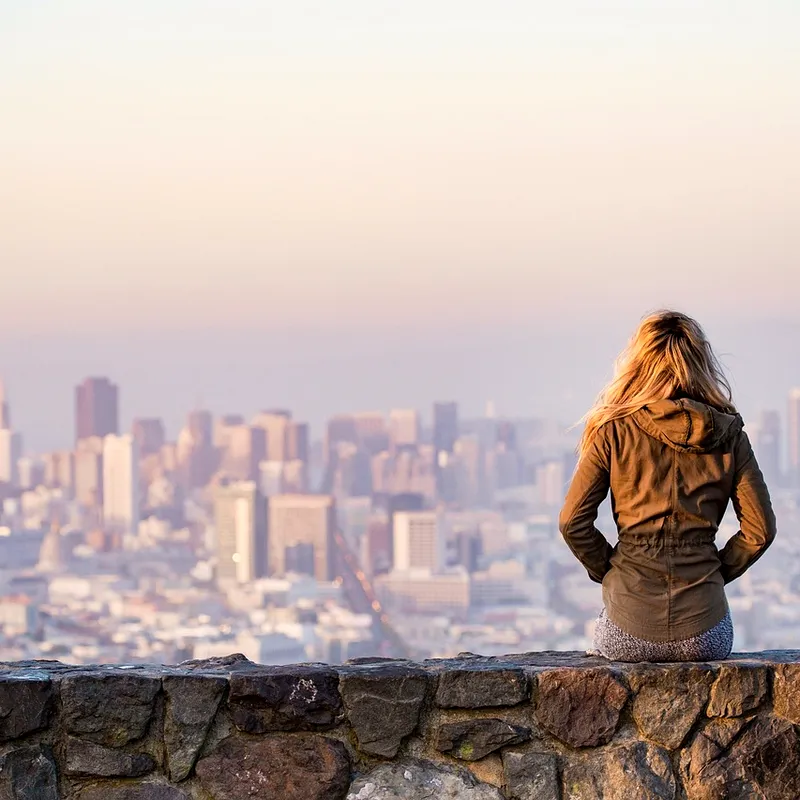
#> input picture photos/n-area.webp, 800 x 800 px
$ python -i photos.py   (imports and definitions only)
#> lines starting #> are read from the running program, lines starting #| are printed output that depends on the picture
#> further down, picture is the input picture: PIL image 800x800 RGB; mean R, G, B 189.3, 173.6, 169.1
"""Photos for Cards from Pixabay (Pixabay Content License). Gentle by design: one search per word, cached for good,
about one request every 1.5 s, thumbnails are 150 px, and only the chosen photo is downloaded in full.

  photos.py scan            search every word of the decks (resumable), pick a default candidate, fetch its thumbnail
  photos.py review [N]      contact sheets of the default picks (40 words each) -> tools/photo-cache/review-NN.png
  photos.py alts word ...   sheet with all candidates of the given words (numbers 1-8)
  photos.py set word=N ...  choose candidate N for a word; N=0 means no photo
  photos.py fetch           download the chosen photos in full, crop to a square, grade, save photos/<pos>-<word>.webp
  photos.py index           write photos.js (key -> author, page, source) from sources.tsv and the files in photos/

Key: PIXABAY_KEY in tools/.keys (gitignored). Overrides of the search term: tools/pilot.tsv (pos, word, query).
Run: ~/.venv/bin/uv run --quiet --no-project --with pillow python tools/photos.py ...
"""
import io, json, os, re, sys, time, urllib.parse, urllib.request
from PIL import Image, ImageDraw, ImageEnhance, ImageFont

HERE = os.path.dirname(os.path.abspath(__file__))
ROOT = os.path.dirname(HERE)
PHOTOS = os.path.join(ROOT, 'photos')
CACHE = os.path.join(HERE, 'photo-cache')            # search results + thumbnails (gitignored)
SOURCES = os.path.join(HERE, 'sources.tsv')
PICKS = os.path.join(HERE, 'photo-picks.json')       # {"n-dog": 1, ...}
SIZE = 800                                           # px, square; the card shows it at most ~450 css px
PAUSE = 1.5                                          # seconds between requests to Pixabay
CELL, COLS, ROWS = 160, 8, 5

# [5 lines left out: function key, not called in this run]

def slug(word):
    return re.sub(r'\W+', '-', word)

# [24 lines left out: functions words, overrides, get, not called in this run]

def picks():
    return json.load(open(PICKS)) if os.path.exists(PICKS) else {}

def save_picks(p):
    json.dump(p, open(PICKS, 'w'), indent=0, sort_keys=True)

def cand_path(pos, word):
    return os.path.join(CACHE, 'c', f'{pos}-{slug(word)}.json')

def thumb_path(hit):
    return os.path.join(CACHE, 't', f'{hit["id"]}.jpg')

# [102 lines left out: functions search, default_pick, thumb, scan, label_font, review and 2 more, not called in this run]

BAN = {3790033}      # never use (job-interview handshake: the user found it very bad for "employer")

# [49 lines left out: functions dedupe, recover, not called in this run]

def grade(im):
    """One look for every photo: a touch of contrast and warmth, slightly lifted colour."""
    im = ImageEnhance.Contrast(im).enhance(1.06)
    im = ImageEnhance.Color(im).enhance(1.08)
    r, g, b = im.split()
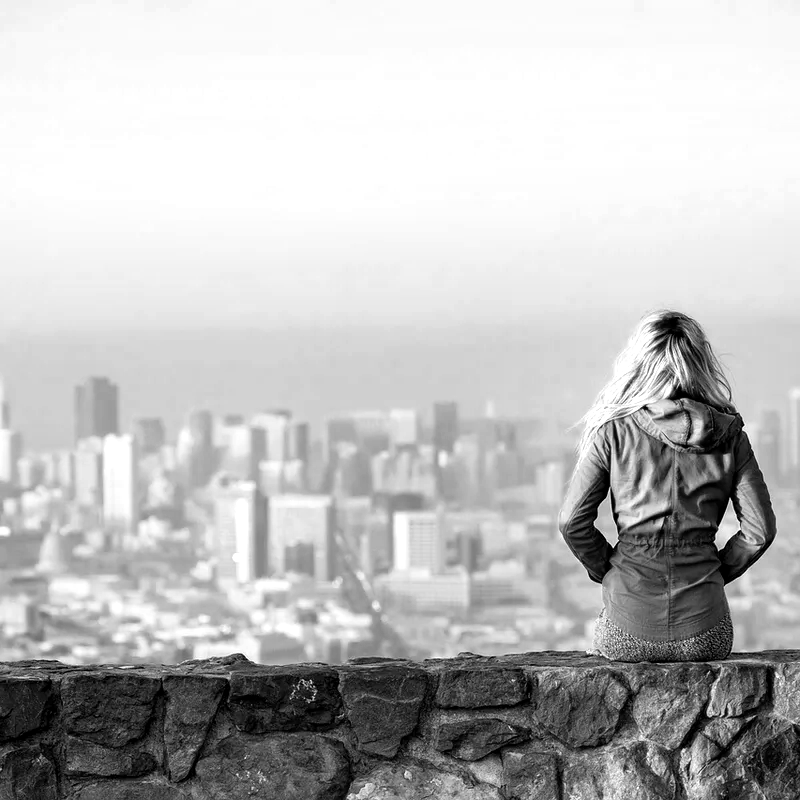
#> r: PIL image 800x800 L; min 0, max 255, mean 190
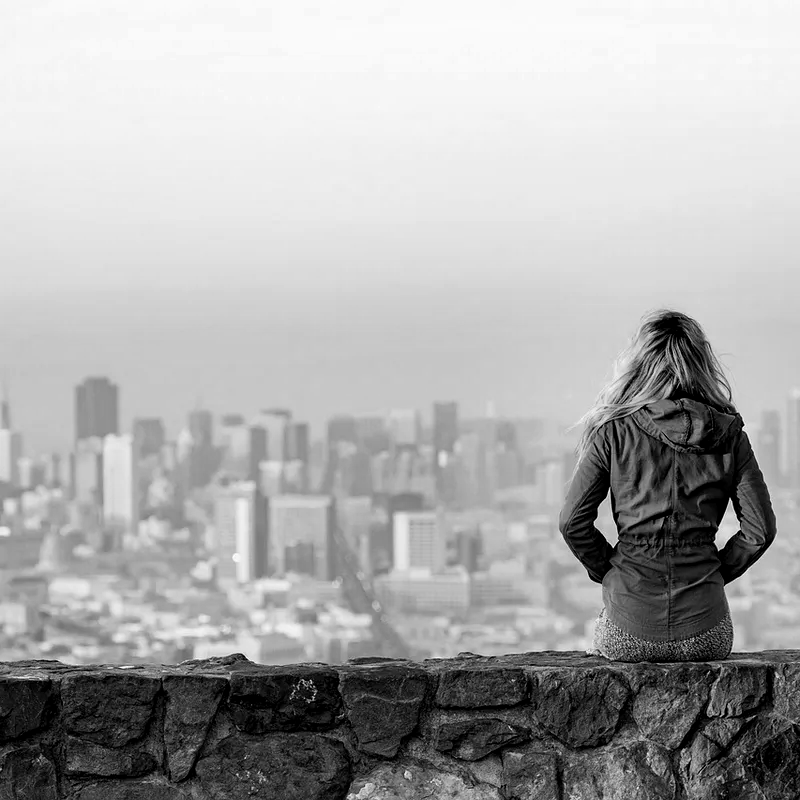
#> g: PIL image 800x800 L; min 0, max 255, mean 172
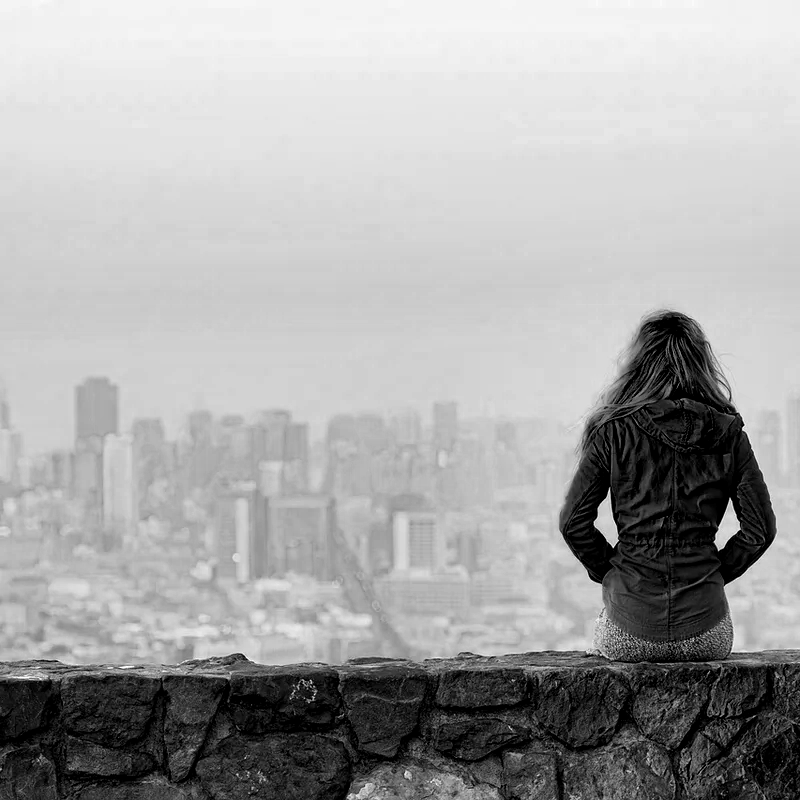
#> b: PIL image 800x800 L; min 0, max 255, mean 167.1
    return Image.merge('RGB', (r.point(lambda v: min(255, int(v * 1.03))), g, b.point(lambda v: int(v * 0.97))))

# [45 lines left out: functions read_sources, fetch, index, not called in this run]

# [26 lines not run here, left out]

>>> from PIL import Image
>>> picture = Image.open('../photos/n-area.webp')
>>> result = grade(picture)

$ run again, on photos/n-customer.webp
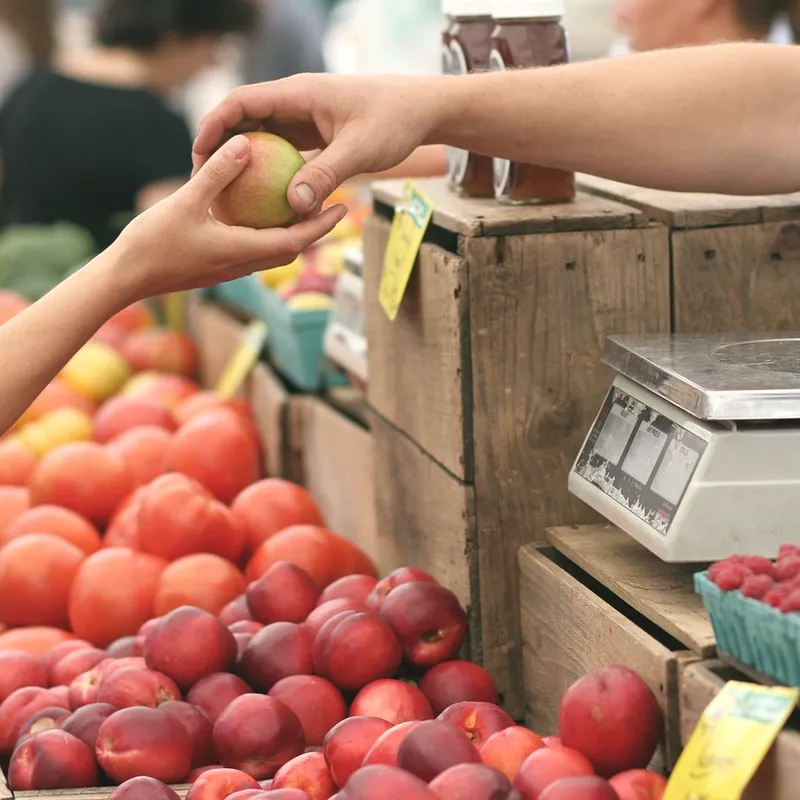
#> input picture photos/n-customer.webp, 800 x 800 px
#> picture is the input picture: PIL image 800x800 RGB; mean R, G, B 166.8, 121.8, 102
#> in grade, `r, g, b = im.split()`:
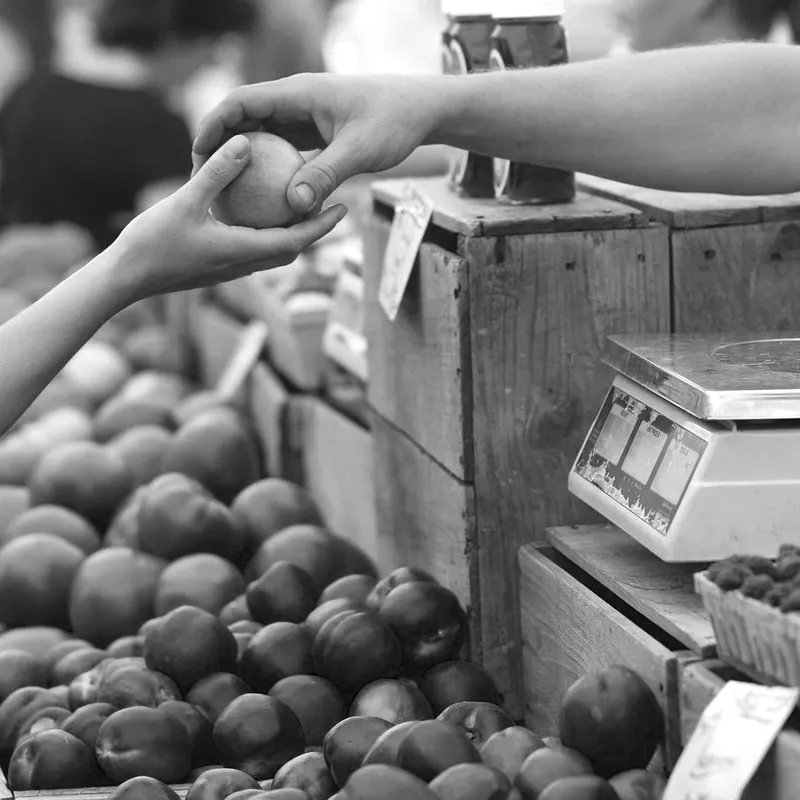
#> g: PIL image 800x800 L; min 0, max 255, mean 119.2
#> in grade, `r, g, b = im.split()`:
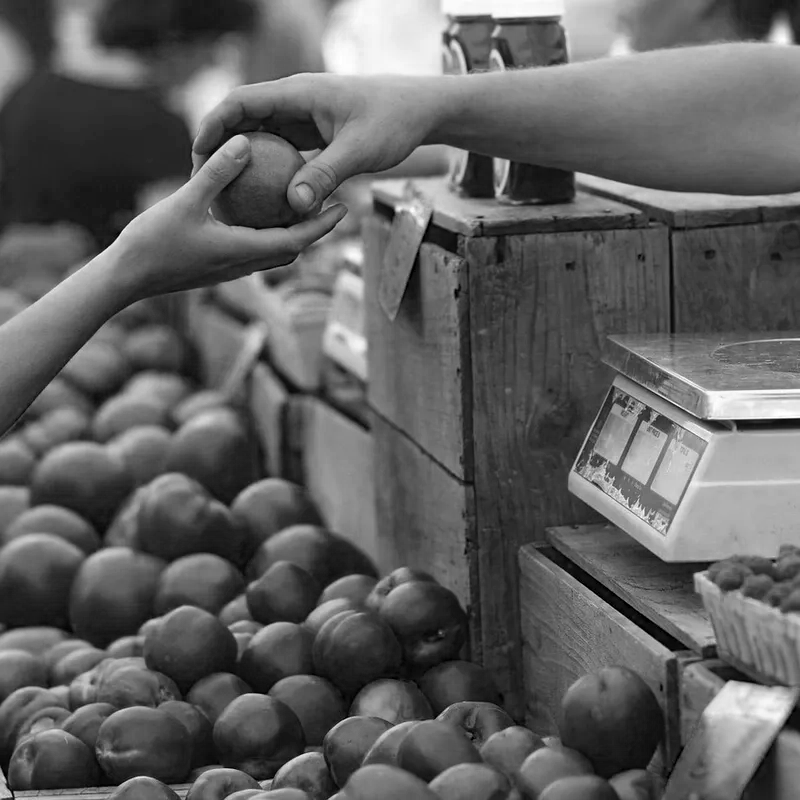
#> b: PIL image 800x800 L; min 0, max 255, mean 96.5

$ run again, on photos/n-delay.webp
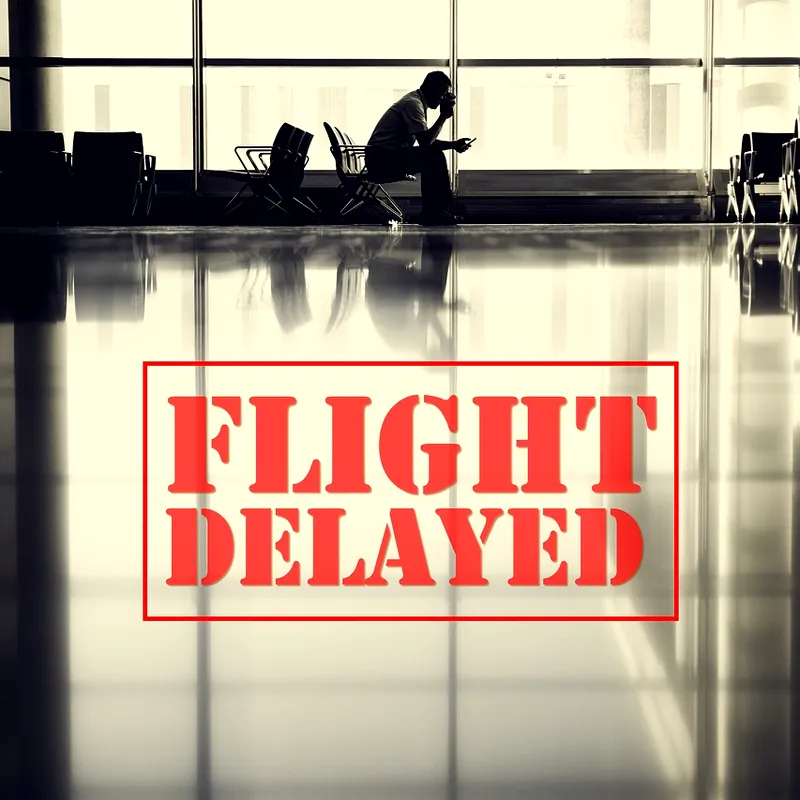
#> input picture photos/n-delay.webp, 800 x 800 px
#> picture is the input picture: PIL image 800x800 RGB; mean R, G, B 181.9, 162.9, 144.2
#> in grade, `r, g, b = im.split()`:
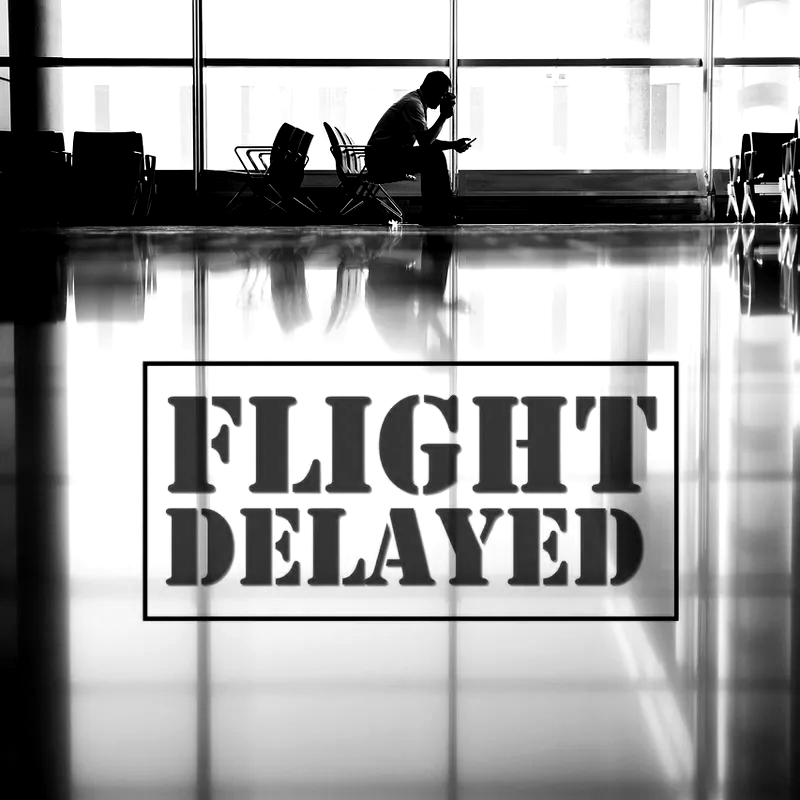
#> g: PIL image 800x800 L; min 0, max 255, mean 161.3
#> in grade, `r, g, b = im.split()`:
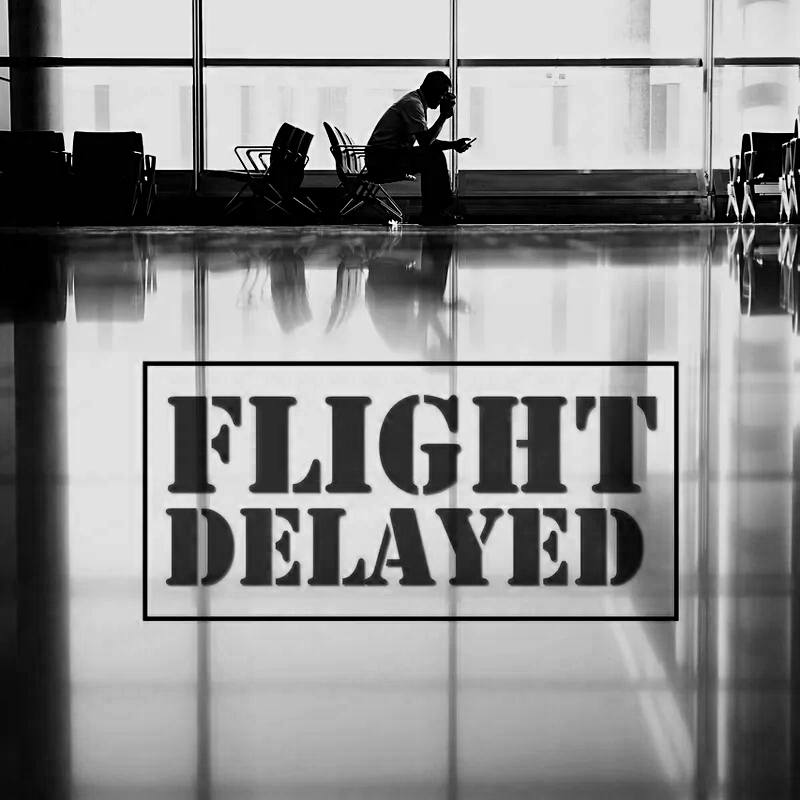
#> b: PIL image 800x800 L; min 0, max 255, mean 140.3
